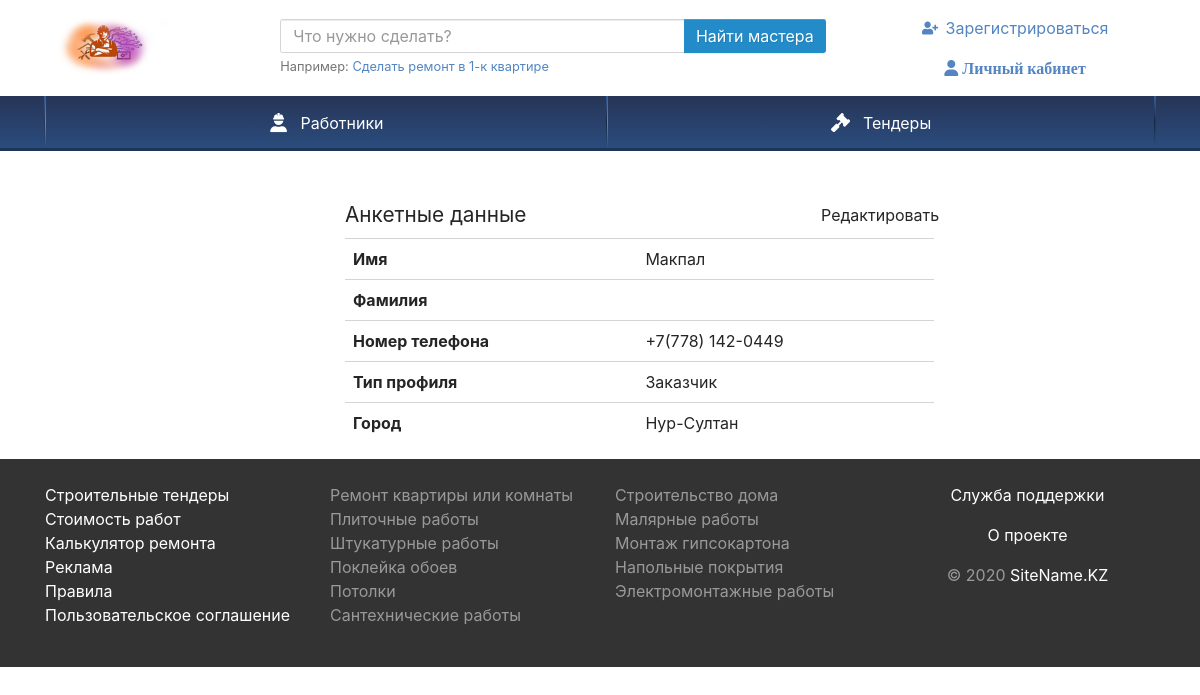
/view.php (signed in), run on the app's committed database.
### tables this page shows
CREATE TABLE `users` (
  `ID` int(11) NOT NULL,
  `NAME` varchar(255) NOT NULL,
  `LASTNAME` varchar(255) NOT NULL,
  `PHONE` varchar(255) NOT NULL,
  `TYPE` int(11) NOT NULL,
  `PASSWORD` varchar(255) NOT NULL,
  `STATUS` int(11) NOT NULL,
  `LOCATION` int(11) NOT NULL,
  `ABOUT` mediumtext NOT NULL,
  `AVATAR` varchar(100) NOT NULL,
  `POST_DATE` date DEFAULT NULL
);

CREATE TABLE `dic_country` (
  `ID` int(11) NOT NULL,
  `NAME` varchar(255) NOT NULL
);

### function.php (the view, shortened to what this page needs)
<?php
function Get_user_profile_data($user_id)
{
    require 'conn.php';
    $query = "SELECT u.*, d.name FROM `users` u, dic_country d where u.location = d.id and u.id = $user_id";
    $result = mysqli_query($link, $query) or die("Ошибка " . mysqli_error($link));
    $rows = mysqli_fetch_all($result, MYSQLI_ASSOC);
    return  $rows;
}
function Get_user_profile_data_html($user_id)
{
    $result = Get_user_profile_data($user_id);
    $output = '
    <div class="table-responsive">
        <table class="table">
    ';
    foreach($result as $row)
    {
  if($row['TYPE'] == '1') { $type = 'Заказчик';}
  else{ $type = 'Работник'; }
        $output .= '
        <tr>
            <th>Имя</th>
            <td>'.$row["NAME"].'</td>
        </tr>
        <tr>
        <th>Фамилия</th>
        <td>'.$row["LASTNAME"].'</td>
    </tr>
        <tr>
            <th>Номер телефона</th>
            <td>'.$row["PHONE"].'</td>
        </tr>
        <tr>
            <th>Тип профиля</th>
            <td>'.$type.'</td>
        </tr>
        <tr>
            <th>Город</th>
            <td>'.$row["name"].'</td>
        </tr>
        ';
    }
    $output .= '
        </table>
    </div>
    ';
    return $output;
}
?>

### data on the page
users: NAME "Макпал", PHONE "+7(778) 142-0449", TYPE "Заказчик", dic_country.NAME "Нур-Султан"
